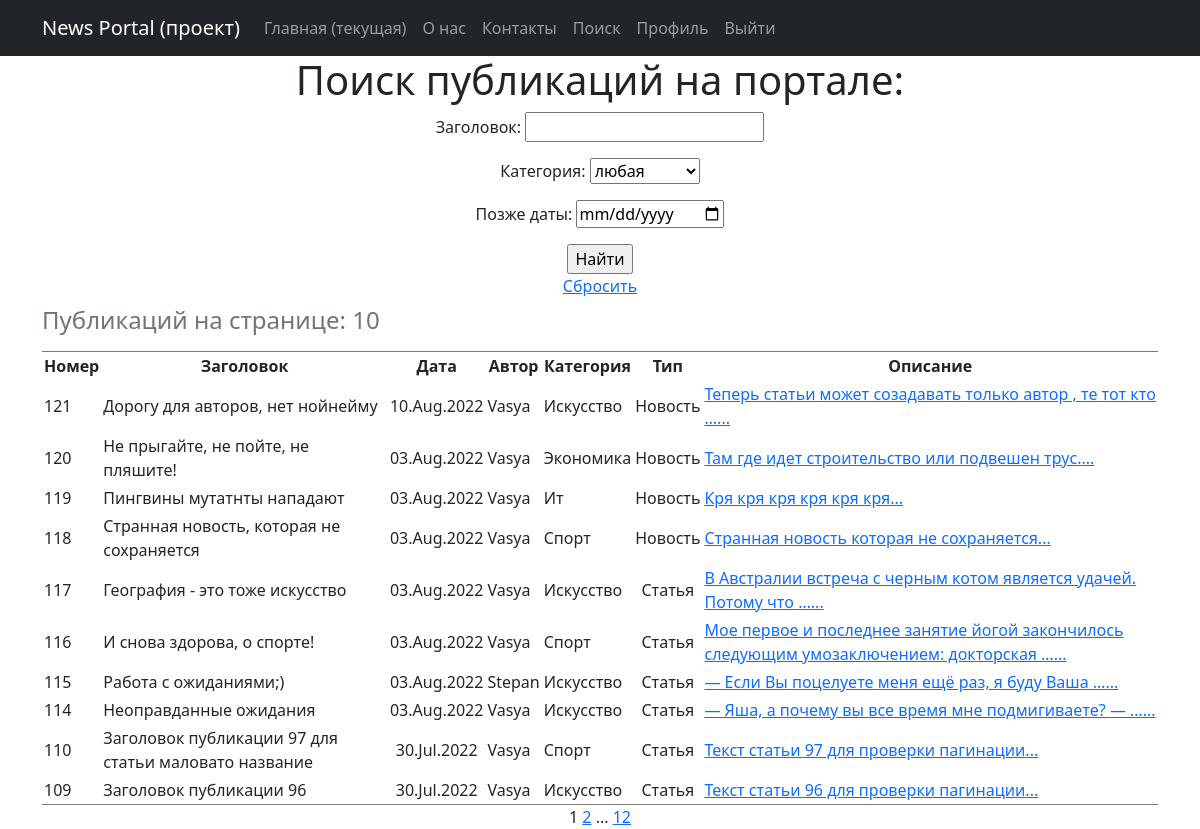
The app's page /posts/news/search/ (signed in), older data.
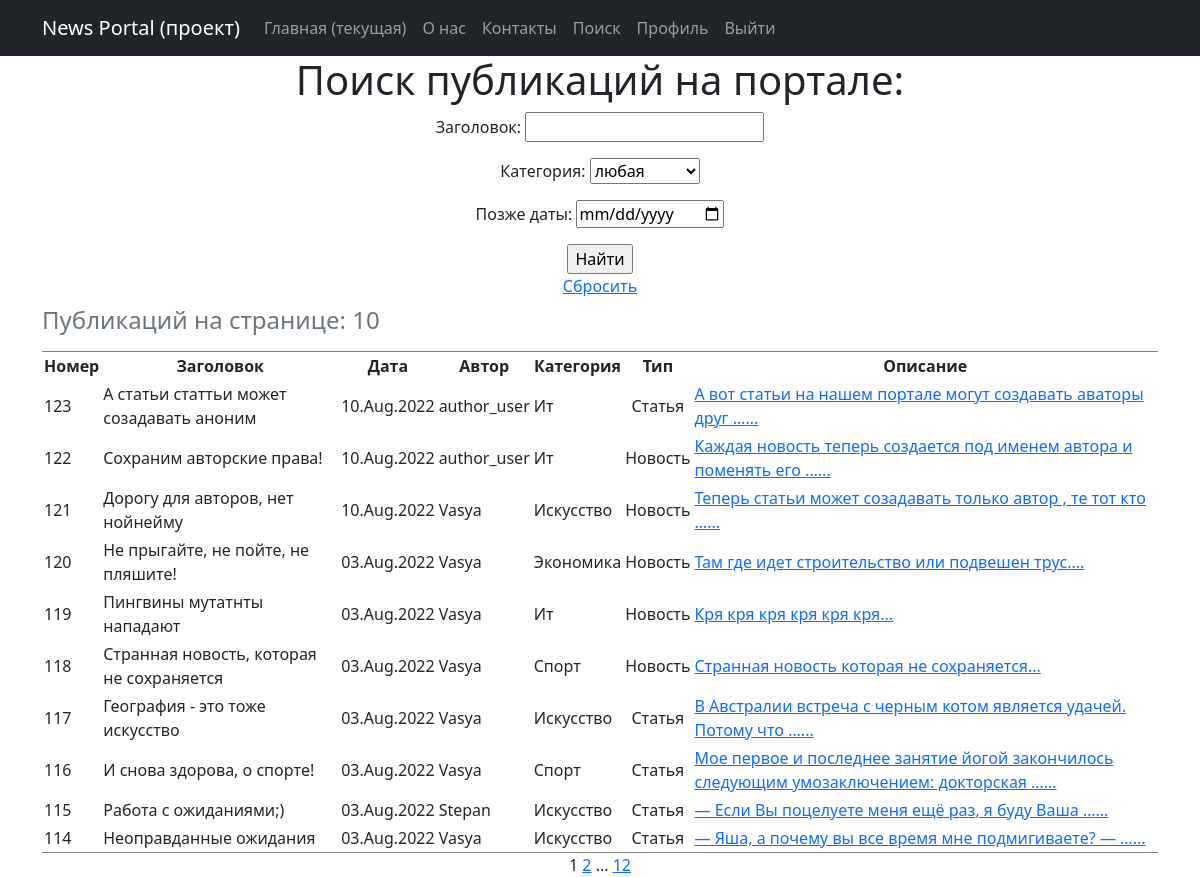
The same page, newer data.
### news/models.py (models this page shows, shortened)
class Post(models.Model):
    news = 'NW'
    article = 'AR'
    POST_TYPES =[
        (news, 'Новость'),
        (article, 'Статья'),
    ]
    author_user = models.ForeignKey('Author', on_delete=models.CASCADE)
    post_type = models.CharField(max_length=2,
                                  choices=POST_TYPES,
                                  default=article)
    create_date = models.DateTimeField(auto_now_add=True)
    category = models.ManyToManyField('Category', through='PostCategory')
    header_post = models.CharField(max_length=128)
    text_post = models.TextField()
    rating_post = models.SmallIntegerField(default=0)
    class Meta:
        verbose_name = 'Публикация'
        verbose_name_plural = 'Публикации'

class Author(models.Model):
    author_user = models.OneToOneField(User, on_delete=models.CASCADE) #параметр on_delete м.б. SET_NULL
    rating_author = models.SmallIntegerField(default=0)
    def __str__(self):
        return f'{self.author_user.username}'

class Category(models.Model):
    name_category = models.CharField(max_length=64, unique=True, verbose_name='Название', help_text='Название категории - 64 символа')
    def __str__(self):
        return f"{self.name_category.title()}"
    class Meta:
        verbose_name = 'Категория'
        verbose_name_plural = 'Категории'

### news/views.py (the view)
# urls.py: path('news/search/', PostsListSearch.as_view(), name='posts_list_search'),
class PostsListSearch(LoginRequiredMixin, ListView):
    model = Post
    ordering = '-create_date'
    template_name = 'posts_search.html'
    context_object_name = 'finded_posts'
    paginate_by = 10
    def get_queryset(self):
        queryset = super().get_queryset()
        self.filterset = PostFilter(self.request.GET, queryset)
        return self.filterset.qs
    def get_context_data(self, **kwargs):
        context = super().get_context_data()
        context['filterset'] = self.filterset
        return context

### news/templatetags/custom_filters.py (called while the page is built)
@register.filter()
def censor(value):
    if not isinstance(value, str):
        raise TypeError("Цензура осуществляется только для объекта типа строка (str)")
    else:
        list_ = value.split(" ")
        for i in range(len(list_)):
            if list_[i].strip(string.punctuation).lower() in CENSOR_LIST:
                for j in range(1, len(list_[i])):
                    if list_[i][j] not in string.punctuation:
                        list_[i] = f"{list_[i][:j]}*{list_[i][j+1:]}"
        return f'{" ".join(list_)}'

@register.simple_tag(takes_context=True)
def url_replace(context, **kwargs):
    d = context['request'].GET.copy()
    for k, v in kwargs.items():
        d[k] = v
    return d.urlencode()

### news/templates/posts_search.html (shortened to what this page needs)
{% extends 'flatpages/default.html' %}
{% load custom_filters %}
{% block content %}
<h1>Поиск публикаций на портале:</h1>
<form action="" method="get">
    {{ filterset.form.as_p }}
    <input type="submit" value="Найти" />
</form>
<a href="?{% url 'posts_list_search' %}">Сбросить</a>
{% if finded_posts %}
    <table cellpadding="2" frame="hsides">
        <caption align="top"> <h4>Публикаций на странице: {{ finded_posts|length }}</h4></caption>
        <tr>
            <th>Номер</th>
            <th>Заголовок</th>
            <th>Дата</th>
            <th>Автор</th>
            <th>Категория</th>
            <th>Тип</th>
            <th>Описание</th>
        </tr>
        {% for post in finded_posts %}
        <tr>
            <td align="left">{{ post.pk }}</td>
            <td align="left">{{ post.header_post|censor }}</td>
            <td>{{ post.create_date|date:'d.M.Y' }}</td>
            <td align="left">{{ post.author_user }}</td>
            <td align="left">
                {% for cat in post.category.all %}
                {{ cat }}
                {% endfor %}
            </td>
            <td>
                {% if post.post_type == 'AR' %}
                    Статья
                {% else %}
                    Новость
                {% endif %}
            </td>
            <td align="left">
                {% if post.post_type == 'AR' %}
                     <a href="{% url 'post_update_article' post.pk %}">{{ post.text_post|truncatewords:10|censor }}...</a>
                {% else %}
                     <a href="{% url 'post_update_new' post.pk %}">{{ post.text_post|truncatewords:10|censor }}...</a>
                {% endif %}
            </td>
        </tr>
        {% endfor %}
    </table>
{% else %}
    <h3>Такие новости не найдены.</h3>
{% endif %}
    {{ page_obj.number }}
    {% if  page_obj.has_next %}
        <a href="?{% url_replace page=page_obj.next_page_number %}">{{ page_obj.next_page_number }}</a>
        {% if paginator.num_pages != page_obj.next_page_number %}
            ...
            <a href="?{% url_replace page=page_obj.paginator.num_pages %}">{{ page_obj.paginator.num_pages }}</a>
        {% endif %}
    {% endif%}
{% endblock content %}

Row changes from the older to the newer data that the page shows:
no longer on this page (row edited): Post: pk "110", header_post|censor "Заголовок публикации 97 для статьи маловато название", create_date "30.Jul.2022", author_user "Vasya", post_type "Статья", text_post|censor "Текст статьи 97 для проверки пагинации", Category (name_category "Спорт")
no longer on this page (row unchanged): Post: pk "109", header_post|censor "Заголовок публикации 96", create_date "30.Jul.2022", author_user "Vasya", post_type "Статья", text_post|censor "Текст статьи 96 для проверки пагинации", Category (name_category "Искусство")
added Post: pk "123", header_post|censor "А статьи статтьи может созадавать аноним", create_date "10.Aug.2022", author_user "author_user", post_type "Статья", text_post|censor "А вот статьи на нашем портале могут создавать аваторы друг …", Category (name_category "Ит")
added Post: pk "122", header_post|censor "Сохраним авторские права!", create_date "10.Aug.2022", author_user "author_user", post_type "Новость", text_post|censor "Каждая новость теперь создается под именем автора и поменять его …", Category (name_category "Ит")
